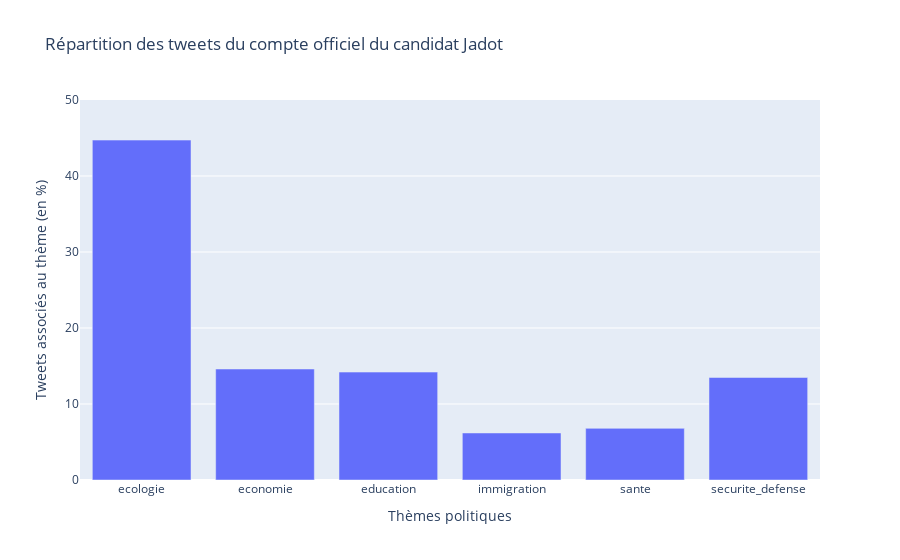
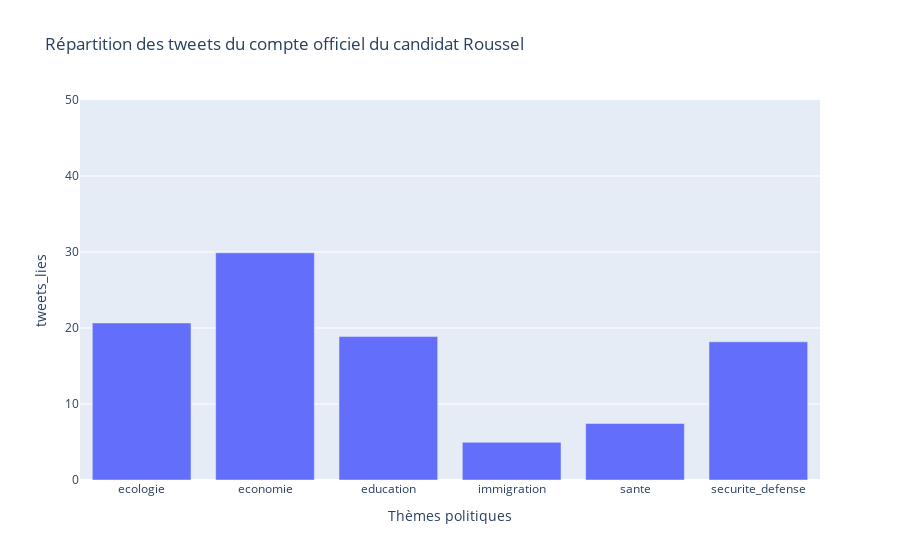
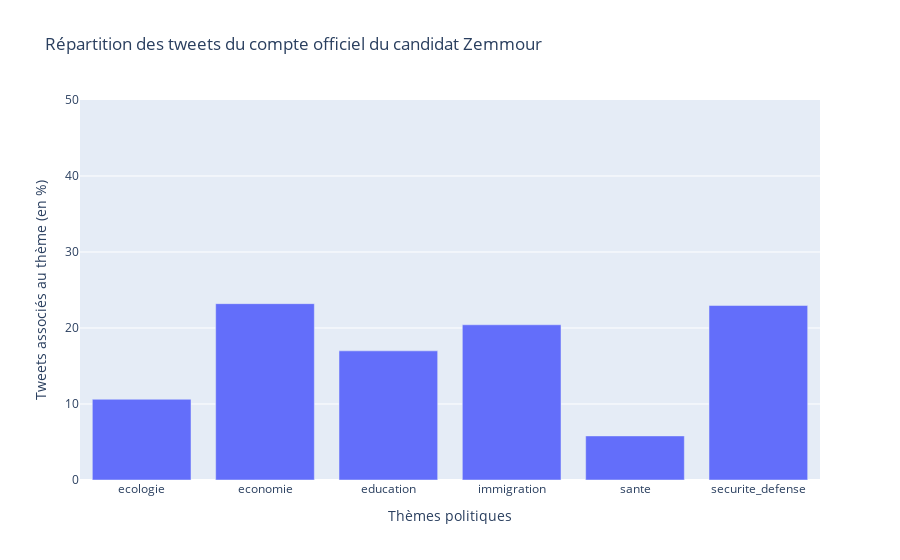
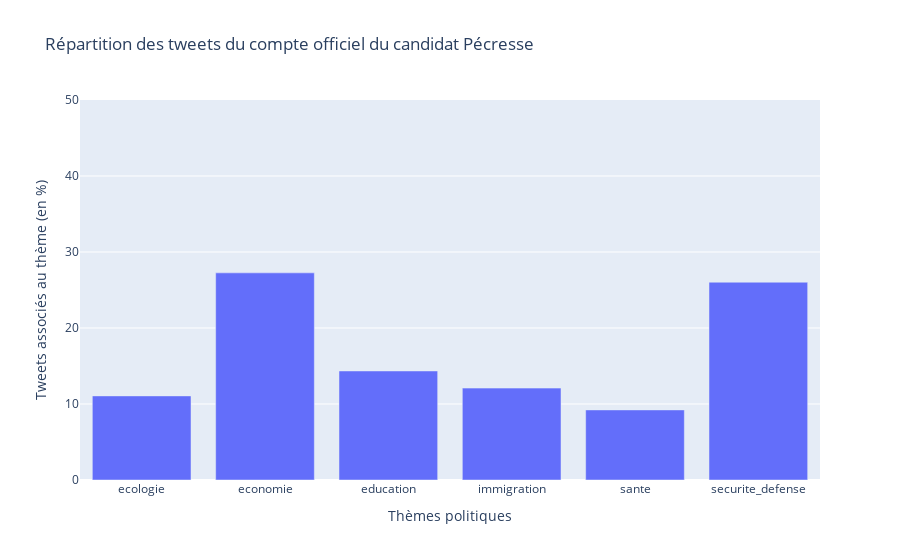

Write notebook code for charts like these, in order.
### Markdown cell above
### ------------------------------------------Barplot Tweets par compte----------------------------------------------------------------------

### Code cell
fig = px.bar(df_jadot, x=df_jadot.index, y="tweets_lies",labels=dict(tweets_lies="Tweets associés au thème (en %)"), range_y = [0,50], 
             title= "Répartition des tweets du compte officiel du candidat Jadot").update_layout(xaxis_title="Thèmes politiques")

#fig.write_image("C:/Users/cesar/Desktop/UTC/GI04/TX00/images/jadot_compte.pdf")
fig.show()
fig = px.bar(df_roussel, x=df_roussel.index, y="tweets_lies", range_y = [0,50], title="Répartition des tweets du compte officiel du candidat Roussel").update_layout(xaxis_title="Thèmes politiques").update_layout(xaxis_title="Thèmes politiques")
fig.show()
fig = px.bar(df_zemmour, x=df_zemmour.index, y="tweets_lies",labels=dict(tweets_lies="Tweets associés au thème (en %)"), range_y = [0,50], title="Répartition des tweets du compte officiel du candidat Zemmour").update_layout(xaxis_title="Thèmes politiques")
fig.show()
fig = px.bar(df_pecresse, x=df_pecresse.index, y="tweets_lies",labels=dict(tweets_lies="Tweets associés au thème (en %)"), range_y = [0,50], title="Répartition des tweets du compte officiel du candidat Pécresse").update_layout(xaxis_title="Thèmes politiques")
fig.show()
fig = px.bar(df_macron, x=df_macron.index, y="tweets_lies",labels=dict(tweets_lies="Tweets associés au thème (en %)"), range_y = [0,50], title="Répartition des tweets du compte officiel du candidat Macron").update_layout(xaxis_title="Thèmes politiques")
fig.show()
fig = px.bar(df_lepen, x=df_lepen.index, y="tweets_lies",labels=dict(tweets_lies="Tweets associés au thème (en %)"), range_y = [0,50], title="Répartition des tweets du compte officiel du candidat Lepen").update_layout(xaxis_title="Thèmes politiques")
fig.show()
fig = px.bar(df_poutou, x=df_poutou.index, y="tweets_lies",labels=dict(tweets_lies="Tweets associés au thème (en %)"), range_y = [0,50], title="Répartition des tweets du compte officiel du candidat Poutou").update_layout(xaxis_title="Thèmes politiques")
fig.show()
fig = px.bar(df_hidalgo, x=df_hidalgo.index, y="tweets_lies",labels=dict(tweets_lies="Tweets associés au thème (en %)"), range_y = [0,50], title="Répartition des tweets du compte officiel du candidat Hidalgo").update_layout(xaxis_title="Thèmes politiques")
fig.show()
fig = px.bar(df_dupontaignan, x=df_dupontaignan.index, y="tweets_lies",labels=dict(tweets_lies="Tweets associés au thème (en %)"), range_y = [0,50], title="Répartition des tweets du compte officiel du candidat Dupont-Aignan").update_layout(xaxis_title="Thèmes politiques")
fig.show()
fig = px.bar(df_arthaud, x=df_arthaud.index, y="tweets_lies",labels=dict(tweets_lies="Tweets associés au thème (en %)"), range_y = [0,50], title="Répartition des tweets du compte officiel du candidat Arthaud").update_layout(xaxis_title="Thèmes politiques")
fig.show()
fig = px.bar(df_lassalle, x=df_lassalle.index, y="tweets_lies",labels=dict(tweets_lies="Tweets associés au thème (en %)"), range_y = [0,50], title="Répartition des tweets du compte officiel du candidat Lasalle").update_layout(xaxis_title="Thèmes politiques")
fig.show()
fig = px.bar(df_melenchon, x=df_melenchon.index, y="tweets_lies",labels=dict(tweets_lies="Tweets associés au thème (en %)"), range_y = [0,50], title="Répartition des tweets du compte officiel du candidat Mélenchon").update_layout(xaxis_title="Thèmes politiques")
fig.show()

### Figure 1 — Plotly figure (JSON) as saved in the notebook; plotly's stock layout.template omitted (floating-point values rounded to 4 significant figures)
{"data": [{"alignmentgroup": "True", "hovertemplate": "index=%{x}<br>Tweets associés au thème (en %)=%{y}<extra></extra>", "legendgroup": "", "marker": {"color": "#636efa", "pattern": {"shape": ""}}, "name": "", "offsetgroup": "", "orientation": "v", "showlegend": false, "textposition": "auto", "type": "bar", "x": ["ecologie", "economie", "education", "immigration", "sante", "securite_defense"], "xaxis": "x", "y": [44.73, 14.6, 14.2, 6.187, 6.795, 13.49], "yaxis": "y"}], "layout": {"barmode": "relative", "legend": {"tracegroupgap": 0}, "title": {"text": "Répartition des tweets du compte officiel du candidat Jadot"}, "xaxis": {"anchor": "y", "domain": [0, 1], "title": {"text": "Thèmes politiques"}}, "yaxis": {"anchor": "x", "domain": [0, 1], "range": [0, 50], "title": {"text": "Tweets associés au thème (en %)"}}}}

### Figure 2 — Plotly figure (JSON) as saved in the notebook; plotly's stock layout.template omitted (floating-point values rounded to 4 significant figures)
{"data": [{"alignmentgroup": "True", "hovertemplate": "index=%{x}<br>tweets_lies=%{y}<extra></extra>", "legendgroup": "", "marker": {"color": "#636efa", "pattern": {"shape": ""}}, "name": "", "offsetgroup": "", "orientation": "v", "showlegend": false, "textposition": "auto", "type": "bar", "x": ["ecologie", "economie", "education", "immigration", "sante", "securite_defense"], "xaxis": "x", "y": [20.66, 29.89, 18.87, 4.959, 7.438, 18.18], "yaxis": "y"}], "layout": {"barmode": "relative", "legend": {"tracegroupgap": 0}, "title": {"text": "Répartition des tweets du compte officiel du candidat Roussel"}, "xaxis": {"anchor": "y", "domain": [0, 1], "title": {"text": "Thèmes politiques"}}, "yaxis": {"anchor": "x", "domain": [0, 1], "range": [0, 50], "title": {"text": "tweets_lies"}}}}

### Figure 3 — Plotly figure (JSON) as saved in the notebook; plotly's stock layout.template omitted (floating-point values rounded to 4 significant figures)
{"data": [{"alignmentgroup": "True", "hovertemplate": "index=%{x}<br>Tweets associés au thème (en %)=%{y}<extra></extra>", "legendgroup": "", "marker": {"color": "#636efa", "pattern": {"shape": ""}}, "name": "", "offsetgroup": "", "orientation": "v", "showlegend": false, "textposition": "auto", "type": "bar", "x": ["ecologie", "economie", "education", "immigration", "sante", "securite_defense"], "xaxis": "x", "y": [10.62, 23.2, 16.99, 20.42, 5.801, 22.96], "yaxis": "y"}], "layout": {"barmode": "relative", "legend": {"tracegroupgap": 0}, "title": {"text": "Répartition des tweets du compte officiel du candidat Zemmour"}, "xaxis": {"anchor": "y", "domain": [0, 1], "title": {"text": "Thèmes politiques"}}, "yaxis": {"anchor": "x", "domain": [0, 1], "range": [0, 50], "title": {"text": "Tweets associés au thème (en %)"}}}}

### Figure 4 — Plotly figure (JSON) as saved in the notebook; plotly's stock layout.template omitted (floating-point values rounded to 4 significant figures)
{"data": [{"alignmentgroup": "True", "hovertemplate": "index=%{x}<br>Tweets associés au thème (en %)=%{y}<extra></extra>", "legendgroup": "", "marker": {"color": "#636efa", "pattern": {"shape": ""}}, "name": "", "offsetgroup": "", "orientation": "v", "showlegend": false, "textposition": "auto", "type": "bar", "x": ["ecologie", "economie", "education", "immigration", "sante", "securite_defense"], "xaxis": "x", "y": [11.07, 27.25, 14.34, 12.09, 9.221, 26.02], "yaxis": "y"}], "layout": {"barmode": "relative", "legend": {"tracegroupgap": 0}, "title": {"text": "Répartition des tweets du compte officiel du candidat Pécresse"}, "xaxis": {"anchor": "y", "domain": [0, 1], "title": {"text": "Thèmes politiques"}}, "yaxis": {"anchor": "x", "domain": [0, 1], "range": [0, 50], "title": {"text": "Tweets associés au thème (en %)"}}}}
